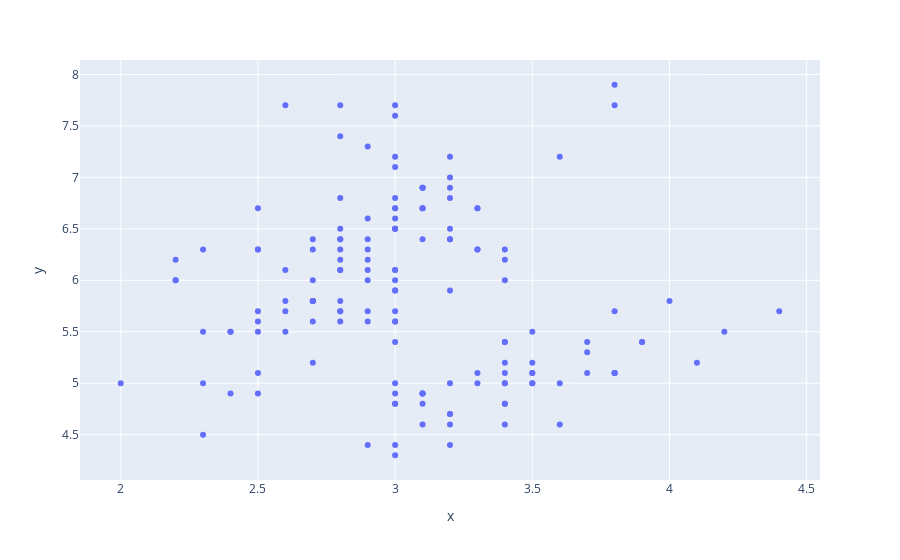

Source (notebook cell):
### Markdown cell above
Plotly's `scatter()` can take x and y as str, int or Series or array-like. The following will naturally work:

### Code cell
px.scatter(
    x=iris["sepal_width"].to_list(), 
    y=iris["sepal_length"].to_list())

### Figure 1 — Plotly figure (JSON) as saved in the notebook; plotly's stock layout.template omitted (floating-point values rounded to 4 significant figures; data arrays with more than 128 entries replaced by an {"elided": "..."} marker saying what was removed)
{"data": [{"hovertemplate": "x=%{x}<br>y=%{y}<extra></extra>", "legendgroup": "", "marker": {"color": "#636efa", "symbol": "circle"}, "mode": "markers", "name": "", "orientation": "v", "showlegend": false, "type": "scatter", "x": {"elided": "150 float values"}, "xaxis": "x", "y": {"elided": "150 float values"}, "yaxis": "y"}], "layout": {"legend": {"tracegroupgap": 0}, "margin": {"t": 60}, "xaxis": {"anchor": "y", "domain": [0.0, 1.0], "title": {"text": "x"}}, "yaxis": {"anchor": "x", "domain": [0.0, 1.0], "title": {"text": "y"}}}}
